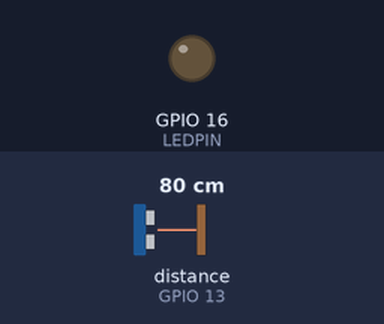
The sketch below on a simulated ESP8266 (NodeMCU). Shown: output pins drawn as LEDs (lit = HIGH). The test bench sets the inputs (shaded band); at power-on: distance to the obstacle (sensor on GPIO 13) 80 cm. The echo pulse lasts 58.3 µs per cm; WiFi joins after 1.5 s; servers stay silent unless stated; the ROS host is connected and sends only what is stated.

Above: at 0.1 s.
At 1.6 s:
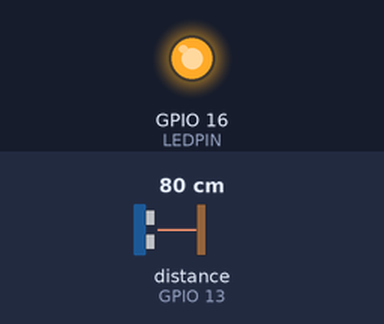
Timing chart, 0 to 3.1 s (numbered marks = the images above):
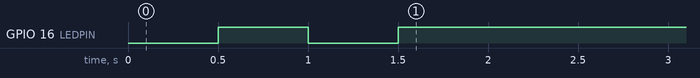

The sketch:

SR04_Example.ino
```cpp
#include "SR04.h"
#include <ros.h>
#include <std_msgs/Int64.h>
#include <ESP8266WiFi.h>

#define LEDPIN 16


// === UltraSonic sensor === //
#define TRIG_PIN 13
#define ECHO_PIN 12
SR04 sr04 = SR04(ECHO_PIN, TRIG_PIN);


// === Wifi === //
const char SSID[] = "JSK300";
const char PASSWORD[] = "89sk389sk3";
IPAddress server(192, 168, 97, 47);
const uint16_t serverPort = 11413;
WiFiClient client;

class WiFiHardware {
public:
  WiFiHardware(){};

  void init() {
    client.connect(server, serverPort);
  }

  int read() {
    return client.read();
  }

  void write(uint8_t *data, int length) {
    for (int i = 0; i < length; i++) {
      client.write(data[i]);
    }
  }

  unsigned long time() {
    return millis();
  }
};


// === ROS === //
ros::NodeHandle_<WiFiHardware> nh;
std_msgs::Int64 distance_msg;
ros::Publisher chatter("right_arm/ultrasonic_sensor", &distance_msg);

void setup()
{
  // === LED === //
  pinMode(LEDPIN, OUTPUT);
  digitalWrite(LEDPIN, LOW);


  // === WiFi === //
  Serial.begin(115200);
  WiFi.begin(SSID, PASSWORD);
  while (WiFi.status() != WL_CONNECTED) {
    digitalWrite(LEDPIN, LOW);
    delay(500);
    digitalWrite(LEDPIN, HIGH);
    delay(500);
  }


  // === ROS === //
  nh.initNode();
  nh.advertise(chatter);
  while (!nh.connected()) {
    nh.spinOnce();
    digitalWrite(LEDPIN, LOW);
    delay(250);
    digitalWrite(LEDPIN, HIGH);
    delay(250);
  }


  // === Ready to go === //
  digitalWrite(LEDPIN, HIGH);
}

void loop()
{
  // === WiFi Connection Check === //
  while (WiFi.status() != WL_CONNECTED)
  {
    WiFi.disconnect();
    WiFi.reconnect();
    digitalWrite(LEDPIN, LOW);
    delay(500);
    digitalWrite(LEDPIN, HIGH);
    delay(500);
  }


  // === ROS Connection Check === //
  while (!nh.connected())
  {
    nh.spinOnce();
    digitalWrite(LEDPIN, LOW);
    delay(250);
    digitalWrite(LEDPIN, HIGH);
    delay(250);
  }


  long dist = sr04.Distance();
  distance_msg.data = dist;
  chatter.publish(&distance_msg);
  nh.spinOnce();

  delay(100);
}
```
